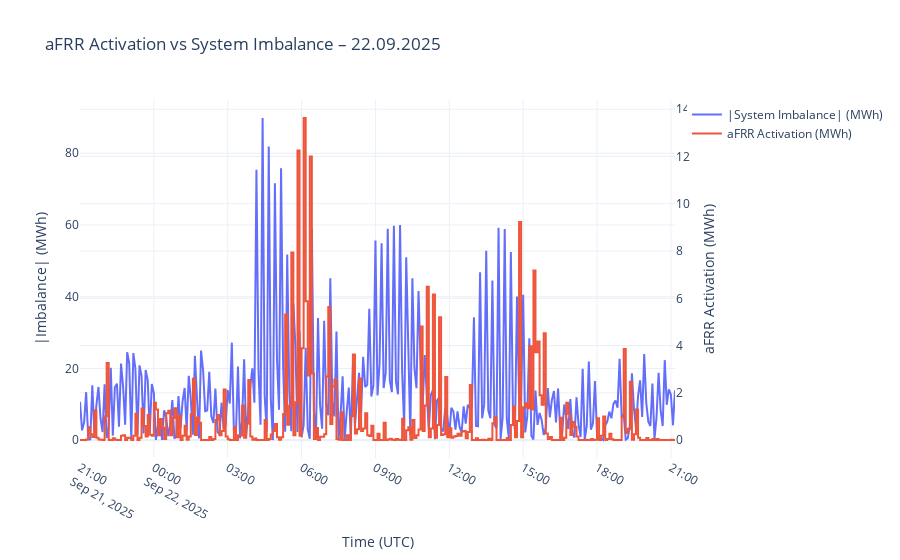

Notebook source saved alongside this figure:
### Code cell
f.plot_afrr_vs_imbalance_interactive(
    df,
    title="aFRR Activation vs System Imbalance – 22.09.2025"
)

### Figure 1 — Plotly figure (JSON) as saved in the notebook; plotly's stock layout.template omitted (floating-point values rounded to 4 significant figures; data arrays with more than 128 entries replaced by an {"elided": "..."} marker saying what was removed)
{"data": [{"mode": "lines", "name": "|System Imbalance| (MWh)", "type": "scatter", "x": {"elided": "291 str values"}, "y": {"elided": "291 float values"}}, {"line": {"shape": "hv"}, "mode": "lines", "name": "aFRR Activation (MWh)", "type": "scatter", "x": {"elided": "291 str values"}, "y": {"elided": "291 float values"}, "yaxis": "y2"}], "layout": {"hovermode": "x unified", "title": {"text": "aFRR Activation vs System Imbalance – 22.09.2025"}, "xaxis": {"title": {"text": "Time (UTC)"}}, "yaxis": {"title": {"text": "|Imbalance| (MWh)"}}, "yaxis2": {"overlaying": "y", "side": "right", "title": {"text": "aFRR Activation (MWh)"}}}}
